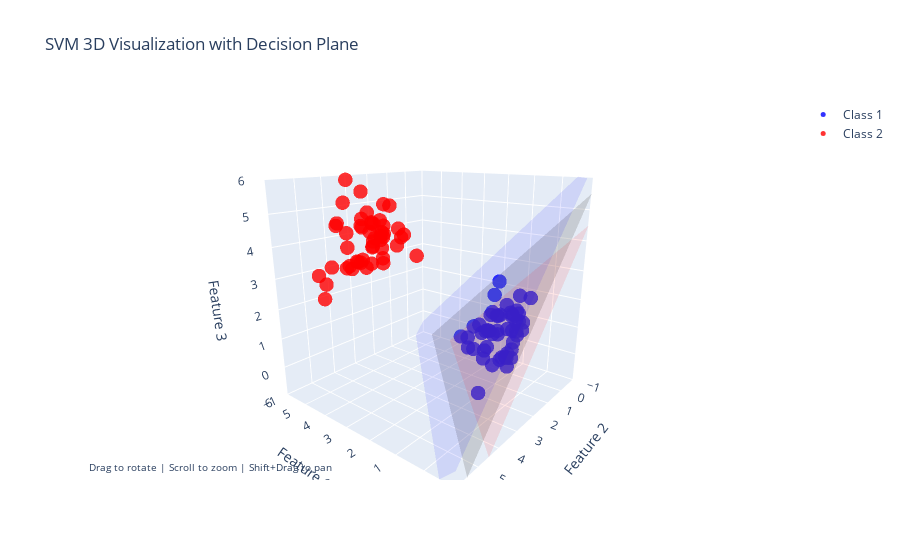

Notebook source saved alongside this figure:
### Markdown cell above
SVM and Kernels 3D rotating plot

### Code cell
import numpy as np
import plotly.graph_objects as go
from plotly.subplots import make_subplots

# 生成样本数据
np.random.seed(42)
data_blue = np.random.multivariate_normal(
    [1, 1, 1], [[0.5, 0, 0], [0, 0.5, 0], [0, 0, 0.5]], 50
)  # 蓝色类别（正样本）
data_red = np.random.multivariate_normal(
    [4, 4, 4], [[0.5, 0, 0], [0, 0.5, 0], [0, 0, 0.5]], 50
)  # 红色类别（负样本）

# 创建3D图形
fig = go.FigureWidget(
    make_subplots(
        rows=1, cols=1,
        specs=[[{"type": "scene"}]],
    )
)

# 添加数据点
fig.add_trace(
    go.Scatter3d(
        x=data_blue[:, 0], y=data_blue[:, 1], z=data_blue[:, 2],
        mode='markers',
        marker=dict(
            color='blue',
            size=5,
            opacity=0.8
        ),
        name='Class 1'
    )
)

fig.add_trace(
    go.Scatter3d(
        x=data_red[:, 0], y=data_red[:, 1], z=data_red[:, 2],
        mode='markers',
        marker=dict(
            color='red',
            size=5,
            opacity=0.8
        ),
        name='Class 2'
    )
)

# 生成平面曲面的函数
def generate_plane(a, b, c, d, x_range, y_range, n=50):
    """生成 3D 平面曲面：ax + by + cz + d = 0"""
    x = np.linspace(x_range[0], x_range[1], n)
    y = np.linspace(y_range[0], y_range[1], n)
    X, Y = np.meshgrid(x, y)
    
    # 避免除以零
    c = 0.001 if c == 0 else c
        
    Z = (-a * X - b * Y - d) / c
    return X, Y, Z

# 平面参数（ax + by + cz + d = 0）
a, b, c, d = 1, 1, 1, -3.5
x_range, y_range = (-1, 6), (-1, 6)

# 生成并添加决策平面
X_plane, Y_plane, Z_plane = generate_plane(a, b, c, d, x_range, y_range)
fig.add_trace(
    go.Surface(
        x=X_plane, y=Y_plane, z=Z_plane,
        colorscale=[[0, 'gray'], [1, 'gray']],
        opacity=0.3,
        showscale=False,
        name='Decision Plane'
    )
)

# 添加间隔平面（与决策平面平行）
X_margin1, Y_margin1, Z_margin1 = generate_plane(a, b, c, d - 1, x_range, y_range)
X_margin2, Y_margin2, Z_margin2 = generate_plane(a, b, c, d + 1, x_range, y_range)

fig.add_trace(
    go.Surface(
        x=X_margin1, y=Y_margin1, z=Z_margin1,
        colorscale=[[0, 'blue'], [1, 'blue']],
        opacity=0.1,
        showscale=False,
        name='Positive Margin'
    )
)

fig.add_trace(
    go.Surface(
        x=X_margin2, y=Y_margin2, z=Z_margin2,
        colorscale=[[0, 'red'], [1, 'red']],
        opacity=0.1,
        showscale=False,
        name='Negative Margin'
    )
)

# 更新布局为立方体坐标系
fig.update_layout(
    title="SVM 3D Visualization with Decision Plane",
    height=700,
    scene=dict(
        xaxis_title='Feature 1',
        yaxis_title='Feature 2',
        zaxis_title='Feature 3',
        aspectmode='cube',  # 确保立方体坐标系
        xaxis=dict(range=[-1, 6]),
        yaxis=dict(range=[-1, 6]),
        zaxis=dict(range=[-1, 6])
    )
)

# 添加操作说明
fig.add_annotation(
    text="Drag to rotate | Scroll to zoom | Shift+Drag to pan",
    x=0.01, y=0.01, xref='paper', yref='paper',
    showarrow=False, font=dict(size=10)
)

# 显示图形
fig.show()

# 保存为 HTML 离线使用（可选）
# fig.write_html("svm_3d_simple.html")
# print("已保存为 svm_3d_simple.html，浏览器打开可交互！")

### Figure 1 — Plotly figure (JSON) as saved in the notebook; plotly's stock layout.template omitted (floating-point values rounded to 4 significant figures; data arrays with more than 128 entries replaced by an {"elided": "..."} marker saying what was removed)
{"data": [{"marker": {"color": "blue", "opacity": 0.8, "size": 5}, "mode": "markers", "name": "Class 1", "type": "scatter3d", "uid": "44f5d385-de08-4525-98ae-48037f3589ad", "x": [1.351, 2.077, 2.117, 1.384, 1.171, 0.6024, 0.3579, 0.8404, 0.6151, 1.266, 0.5745, 0.2521, 1.148, 1.139, 0.9182, 0.491, 1.243, 0.7277, 1.729, 0.7814, 0.6612, 0.1542, 0.9491, 0.5438, 0.9747, 1.581, 1.065, 1.253, 0.4283, 1.232, 1.069, 0.7683, 1.209, 0.8341, 0.7577, 1.286, 1.182, 0.9813, 0.864, 0.1736, 1.559, 0.008742, 0.2996, 0.644, 0.2488, 2.096, 1.575, 1.924, 1.184, 0.0663], "y": [0.9022, 0.8344, 1.543, 0.6723, -0.3529, 0.2838, 0.00135, 1.048, 1.078, 0.5753, 2.31, 1.582, -0.3857, 1.522, 0.7871, 0.6743, -0.2467, 0.5213, 1.659, 1.234, 0.8687, 1.575, 1.71, 1.256, 2.106, 1.062, -0.4054, 2.045, 0.6452, 0.6254, 1.685, 0.7227, 1.185, -0.0008182, 0.4327, 2.334, 0.9474, 1.043, 1.213, 1.808, 0.357, 1.415, 0.5996, -0.09648, 1.335, 0.4462, 0.1296, -0.1367, 1.553, 1.369], "z": [1.458, 0.8344, 0.668, 0.6707, -0.2197, 1.222, 2.036, -0.007449, 0.1861, 0.7937, 0.9905, 0.1367, 0.06083, 1.121, -0.04547, 1.747, 1.229, 1.433, 0.4066, 1.69, 0.2177, 1.959, 1.256, 2.088, -0.8524, 0.7886, 0.8447, 0.6335, 1.647, 1.363, 0.5036, -0.03486, 1.004, 0.7026, 0.886, 1.123, -0.3568, 2.742, 0.9755, 1.532, 1.992, 2.549, 1.07, 1.048, 0.3499, 0.7723, 1.161, 1.131, 0.1253, 1.21]}, {"marker": {"color": "red", "opacity": 0.8, "size": 5}, "mode": "markers", "name": "Class 2", "type": "scatter3d", "uid": "d38dafc5-0a8f-4eae-b27c-60e9b1a9c2b5", "x": [4.177, 4.164, 5.319, 4.464, 4.819, 4.292, 3.826, 3.423, 4.196, 5.028, 4.442, 4.341, 4.335, 2.929, 4.151, 4.272, 4.041, 4.397, 3.026, 4.363, 4.404, 4.461, 3.454, 4.058, 4.485, 4.77, 3.494, 4.153, 5.516, 4.132, 3.44, 4.612, 3.664, 4.286, 5.501, 3.658, 4.314, 3.958, 3.821, 2.989, 5.019, 4.007, 4.141, 3.728, 5.121, 2.62, 4.199, 3.651, 4.252, 4.217], "y": [4.245, 4.207, 4.335, 3.311, 3.42, 4.581, 3.467, 3.945, 4.585, 3.813, 3.394, 3.842, 3.949, 3.684, 3.119, 3.375, 3.192, 4.766, 3.337, 4.364, 4.803, 3.777, 3.833, 5.637, 2.86, 4.045, 4.481, 4.032, 4.448, 3.532, 3.919, 3.151, 3.538, 3.108, 4.73, 4.896, 4.548, 1.708, 3.118, 3.689, 2.985, 3.306, 3.576, 4.08, 3.125, 3.893, 3.56, 3.583, 3.51, 4.575], "z": [3.519, 3.495, 3.158, 4.557, 4.681, 5.341, 3.371, 4.241, 4.009, 5.923, 3.243, 4.505, 3.401, 4.606, 4.122, 4.109, 4.253, 4.745, 4.364, 6.724, 4.675, 4.537, 3.657, 2.68, 3.666, 3.238, 3.484, 3.539, 2.568, 4.603, 4.357, 3.763, 5.248, 4.649, 2.926, 3.5, 3.345, 3.276, 5.154, 4.092, 4.822, 4.327, 4.049, 4.468, 5.508, 4.416, 3.853, 4.601, 4.636, 4.445]}, {"colorscale": [[0, "gray"], [1, "gray"]], "name": "Decision Plane", "opacity": 0.3, "showscale": false, "type": "surface", "uid": "de31cb24-cb35-4c21-ba63-61666bf6610b", "x": {"elided": "50x50 float values"}, "y": {"elided": "50x50 float values"}, "z": {"elided": "50x50 float values"}}, {"colorscale": [[0, "blue"], [1, "blue"]], "name": "Positive Margin", "opacity": 0.1, "showscale": false, "type": "surface", "uid": "9b5b90d9-16af-4e02-a913-4c2098ef662f", "x": {"elided": "50x50 float values"}, "y": {"elided": "50x50 float values"}, "z": {"elided": "50x50 float values"}}, {"colorscale": [[0, "red"], [1, "red"]], "name": "Negative Margin", "opacity": 0.1, "showscale": false, "type": "surface", "uid": "8dd47532-943b-4214-8f52-9663b4492944", "x": {"elided": "50x50 float values"}, "y": {"elided": "50x50 float values"}, "z": {"elided": "50x50 float values"}}], "layout": {"annotations": [{"font": {"size": 10}, "showarrow": false, "text": "Drag to rotate | Scroll to zoom | Shift+Drag to pan", "x": 0.01, "xref": "paper", "y": 0.01, "yref": "paper"}], "autosize": true, "scene": {"aspectmode": "cube", "aspectratio": {"x": 1, "y": 1, "z": 1}, "camera": {"center": {"x": 0, "y": 0, "z": 0}, "eye": {"x": -1.271, "y": 1.562, "z": 0.6321}, "projection": {"type": "perspective"}, "up": {"x": 0, "y": 0, "z": 1}}, "domain": {"x": [0, 1], "y": [0, 1]}, "xaxis": {"range": [-1, 6], "title": {"text": "Feature 1"}, "type": "linear"}, "yaxis": {"range": [-1, 6], "title": {"text": "Feature 2"}, "type": "linear"}, "zaxis": {"range": [-1, 6], "title": {"text": "Feature 3"}, "type": "linear"}}, "title": {"text": "SVM 3D Visualization with Decision Plane"}}}
